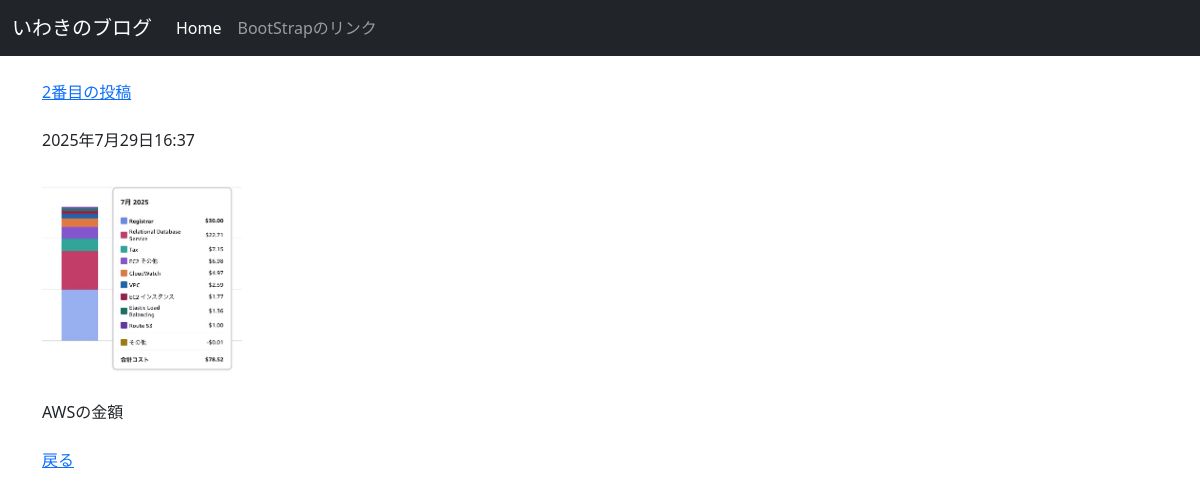
Page /posts/2/ on the committed database.
### posts/models.py (models this page shows, shortened)
class Post(models.Model):
  title = models.CharField(max_length=100)
  published = models.DateTimeField()
  image = models.ImageField(upload_to='media/')
  body = models.TextField()

### posts/views.py (the view)
# urls.py: path('posts/<int:post_id>/', views.post_detail,name='post_detail'),
def post_detail(request,post_id):
  post = get_object_or_404(Post,pk=post_id)
  return render(request,'posts/post_detail.html',{'post':post})

### posts/templates/posts/post_detail.html (shortened to what this page needs)
<!DOCTYPE html>
<html lang="ja-jp">
 <head>
     <link href="https://cdn.jsdelivr.net/npm/bootstrap@5.3.0/dist/css/bootstrap.min.css" rel="stylesheet">
  </head>
 <body>
  <nav class="navbar navbar-expand-lg navbar-dark bg-dark">
  <div class="container-fluid">
    <a class="navbar-brand" href="#">いわきのブログ</a>
    <div class="collapse navbar-collapse" id="navbarSupportedContent">
      <ul class="navbar-nav me-auto mb-2 mb-lg-0">
        <li class="nav-item">
          <a class="nav-link active" aria-current="page" href="#">Home</a>
        </li>
        <li class="nav-item">
          <a class="nav-link" href="https://getbootstrap.jp/docs/5.3/getting-started/introduction/">BootStrapのリンク</a>
        </li>
      </ul>
    </div>
  </div>
</nav>
<div class="container">
    <br />
    <a href="{% url 'post_detail' post.id %}"> {{post.title }}</a>
     <br /><br />
     {{ post.published }}
     <br /><br />
     <img src="{{ post.image.url }}" class ="img-fluid rounded" style="max-height: 200px;"/>
     <br /><br />
     {{ post.body }}
     <br /><br />
     <a href="{% url 'index' %}">戻る</a>
  </div>
 </body>
</html>

### rows in the picture
Post: title "2番目の投稿", published "2025年7月29日16:37", image (picture), body "AWSの金額"
